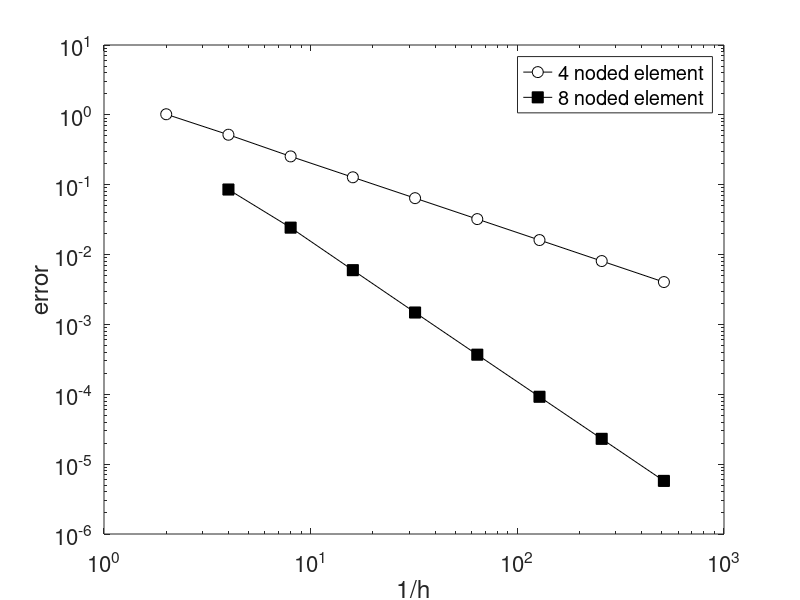
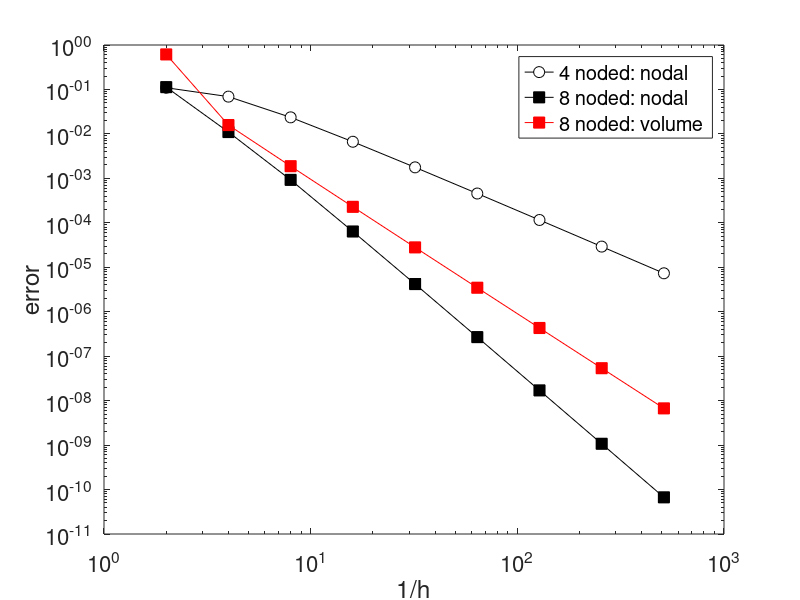

Write the MATLAB code that produced these figures, in order.
clear;

nels = 2.^(1:9);

sigErr = [1.0205e+00   5.1948e-01   2.5428e-01   1.2775e-01   6.4203e-02...
          3.2212e-02   1.6139e-02   8.0789e-03   4.0420e-03];
        
uErr   = [1.0932e-01   6.8969e-02   2.3588e-02   6.6602e-03   1.7696e-03...
          4.5620e-04   1.1583e-04   2.9184e-05   7.3245e-06];        

      
uEr8   = [1.1283e-01   1.1021e-02   9.2444e-04   6.3813e-05   4.1935e-06...
          2.6871e-07   1.7008e-08   1.0698e-09   6.6828e-11];  

sigEr8 = [8.5341e+13   8.5360e-02   2.4293e-02   5.9836e-03   1.4811e-03...
          3.6892e-04   9.2122e-05   2.3022e-05   5.7550e-06];
      
disEr8 = [6.1424e-01   1.5822e-02   1.8791e-03   2.2875e-04   2.8025e-05...
          3.4651e-06   4.3071e-07   5.3685e-08   6.7012e-09];
      
figure(1); clf;
loglog(nels,sigErr,'k-o','MarkerSize',8,'MarkerFaceColor','w'); hold on;
loglog(nels(2:end),sigEr8(2:end),'k-s','MarkerSize',8,'MarkerFaceColor','k'); 
set(gca,'FontSize',16);
legend('4 noded element','8 noded element');
xlabel('1/h');
ylabel('error')


figure(2); clf;
loglog(nels,uErr,'k-o','MarkerSize',8,'MarkerFaceColor','w'); hold on;
loglog(nels,uEr8,'k-s','MarkerSize',8,'MarkerFaceColor','k');
loglog(nels,disEr8,'r-s','MarkerSize',8,'MarkerFaceColor','r');
set(gca,'FontSize',16);
legend('4 noded: nodal','8 noded: nodal','8 noded: volume');
xlabel('1/h');
ylabel('error')


% convergence rates
uRate   = mean((log(uErr(2:end))-log(uErr(1:end-1)))./(log(nels(2:end))-log(nels(1:end-1))))
sigRate = mean((log(sigErr(2:end))-log(sigErr(1:end-1)))./(log(nels(2:end))-log(nels(1:end-1))))

uRate8   = mean((log(uEr8(2:end))-log(uEr8(1:end-1)))./(log(nels(2:end))-log(nels(1:end-1))))
sigRate8 = mean((log(sigEr8(2:end))-log(sigEr8(1:end-1)))./(log(nels(2:end))-log(nels(1:end-1))))
disRate8 = (log(disEr8(2:end))-log(disEr8(1:end-1)))./(log(nels(2:end))-log(nels(1:end-1)));